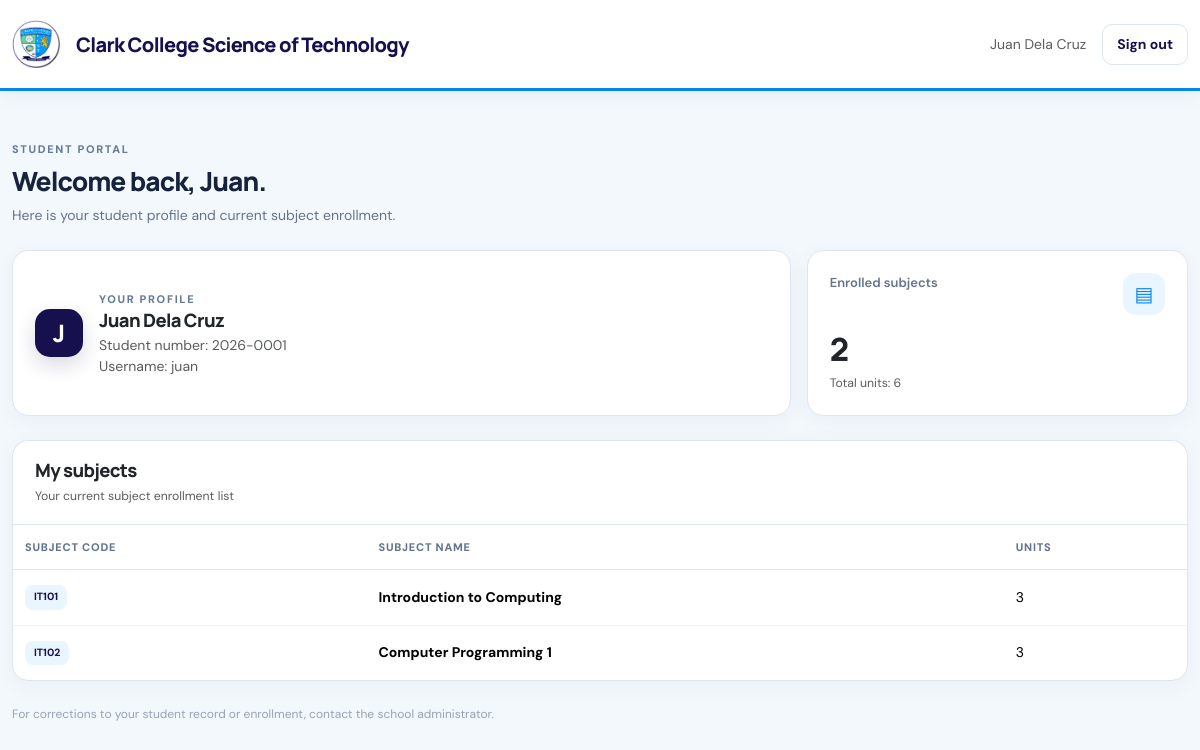
The page /student/dashboard.php (signed in) on the database its author committed.
### tables this page shows
CREATE TABLE IF NOT EXISTS users (
  id INT AUTO_INCREMENT PRIMARY KEY,
  student_no VARCHAR(30) NULL UNIQUE,
  full_name VARCHAR(100) NOT NULL,
  username VARCHAR(50) NOT NULL UNIQUE,
  password VARCHAR(255) NOT NULL,
  role ENUM('admin','student') NOT NULL DEFAULT 'student',
  created_at TIMESTAMP NOT NULL DEFAULT CURRENT_TIMESTAMP
);

CREATE TABLE IF NOT EXISTS subjects (
  id INT AUTO_INCREMENT PRIMARY KEY,
  subject_code VARCHAR(20) NOT NULL UNIQUE,
  subject_name VARCHAR(100) NOT NULL,
  units INT NOT NULL,
  created_at TIMESTAMP NOT NULL DEFAULT CURRENT_TIMESTAMP
);

### config/helpers.php (called while the page is built, shortened)
<?php
function e($value) { return htmlspecialchars((string)$value, ENT_QUOTES, 'UTF-8'); }

### student/dashboard.php (the view, shortened to what this page needs)
<?php
require_once '../config/database.php';require_once '../config/helpers.php';
$id=(int)$_SESSION['user_id'];$stmt=mysqli_prepare($conn,'SELECT student_no,full_name,username FROM users WHERE id=? AND role=\'student\'');mysqli_stmt_bind_param($stmt,'i',$id);mysqli_stmt_execute($stmt);$student=mysqli_fetch_assoc(mysqli_stmt_get_result($stmt));if(!$student){header('Location: ../logout.php');exit;}
$stmt=mysqli_prepare($conn,'SELECT s.subject_code,s.subject_name,s.units FROM subjects s JOIN enrollments e ON e.subject_id=s.id WHERE e.student_id=? ORDER BY s.subject_code');mysqli_stmt_bind_param($stmt,'i',$id);mysqli_stmt_execute($stmt);$subjects=mysqli_stmt_get_result($stmt);$count=mysqli_num_rows($subjects);$totalUnits=0;
?>
<!doctype html><html lang="en"><head><meta charset="utf-8"><meta name="viewport" content="width=device-width, initial-scale=1"><title>My portal · Clark College Science of Technology</title><link href="../assets/vendor/bootstrap/css/bootstrap.min.css" rel="stylesheet"><link href="../assets/css/style.css" rel="stylesheet"></head><body><nav class="navbar"><div class="container app-container"><a class="navbar-brand d-flex align-items-center gap-2" href="dashboard.php"><img class="school-logo school-logo-nav" src="../assets/images/school-logo.jpg" alt="Clark College of Science and Technology logo"> Clark College Science of Technology</a><div class="ms-auto d-flex align-items-center gap-3"><span class="text-muted d-none d-sm-inline"><?=e($student['full_name'])?></span><a class="btn btn-light btn-sm" href="../logout.php">Sign out</a></div></div></nav><main class="container app-container pb-5"><div class="page-head"><div><p class="eyebrow">STUDENT PORTAL</p><h2>Welcome back, <?=e(explode(' ',$student['full_name'])[0])?>.</h2><p class="subheading">Here is your student profile and current subject enrollment.</p></div></div><div class="row g-3 mb-4"><div class="col-md-8"><section class="card h-100"><div class="card-body d-flex align-items-center gap-3"><span class="brand-mark"><?=e(strtoupper(substr($student['full_name'],0,1)))?></span><div><span class="eyebrow">YOUR PROFILE</span><h3 class="mb-1"><?=e($student['full_name'])?></h3><div class="text-muted">Student number: <?=e($student['student_no']?:'Not assigned')?></div><div class="text-muted">Username: <?=e($student['username'])?></div></div></div></section></div><div class="col-md-4"><section class="card stat-card h-100"><div class="d-flex justify-content-between"><span class="stat-label">Enrolled subjects</span><span class="stat-icon">▤</span></div><div class="stat-value"><?=$count?></div><span class="text-muted small">Total units: <?php mysqli_data_seek($subjects,0);while($tmp=mysqli_fetch_assoc($subjects))$totalUnits+=(int)$tmp['units'];echo $totalUnits;?></span></section></div></div><section class="card"><div class="card-header"><h3 class="mb-1">My subjects</h3><span class="small text-muted">Your current subject enrollment list</span></div><div class="table-responsive"><table class="table"><thead><tr><th>Subject code</th><th>Subject name</th><th>Units</th></tr></thead><tbody><?php mysqli_data_seek($subjects,0);if($count):while($s=mysqli_fetch_assoc($subjects)):?><tr><td><span class="badge text-bg-light"><?=e($s['subject_code'])?></span></td><td><strong><?=e($s['subject_name'])?></strong></td><td><?=(int)$s['units']?></td></tr><?php endwhile;else:?><tr><td colspan="3"><div class="empty-state"><strong>No subjects enrolled</strong>Contact your school administrator if you believe this is incorrect.</div></td></tr><?php endif;?></tbody></table></div></section><div class="footer-note">For corrections to your student record or enrollment, contact the school administrator.</div></main></body></html>

### assets/css/style.css (style rules this page uses)
:root { --ink:#182230;--muted:#697586;--line:#e6eaf0;--primary:#4f46e5;--primary-dark:#3730a3;--surface:#fff;--page:#f5f7fb }
* { box-sizing:border-box }
body { background:var(--page);color:var(--ink);font-family:'DM Sans',system-ui,sans-serif;font-size:14px }
h1,h2,h3,h4,.navbar-brand { font-family:'Manrope',sans-serif;letter-spacing:-.035em }
h2 { font-size:1.65rem;font-weight:800 }
h3 { font-size:1.15rem;font-weight:750 }
.navbar { background:#fff;border-bottom:1px solid var(--line);padding:15px 0 }
.navbar-brand { font-weight:800;color:var(--ink)!important }
.brand-mark { width:48px;height:48px;display:grid;place-items:center;border-radius:15px;background:linear-gradient(135deg,#6366f1,#4338ca);color:#fff;font:800 24px Manrope;box-shadow:0 8px 20px #4f46e533 }
.app-container { max-width:1240px }
.page-head { display:flex;justify-content:space-between;align-items:flex-start;gap:20px;margin:30px 0 24px }
.eyebrow { font-size:11px;letter-spacing:.15em;font-weight:800;color:#8792a2;margin:20px 0 8px }
.subheading { color:var(--muted);margin:8px 0 0 }
.card { border:1px solid var(--line);border-radius:16px;box-shadow:0 5px 20px #17203305;background:#fff }
.card-header { background:#fff;border-bottom:1px solid var(--line);padding:18px 22px;border-radius:16px 16px 0 0!important }
.card-body { padding:22px }
.stat-card { padding:22px;min-height:142px;position:relative;overflow:hidden }
.stat-label { color:var(--muted);font-size:13px;font-weight:600 }
.stat-value { font:800 32px Manrope;letter-spacing:-.05em;margin:12px 0 3px }
.stat-icon { width:42px;height:42px;display:grid;place-items:center;border-radius:13px;background:#eef2ff;color:#4f46e5;font-size:20px }
.table { --bs-table-bg:transparent;vertical-align:middle;margin:0 }
.table thead th { font-size:11px;text-transform:uppercase;letter-spacing:.07em;color:#8490a0;font-weight:800;border-bottom:1px solid var(--line);padding:14px 12px;white-space:nowrap }
.table tbody td { padding:15px 12px;border-color:#edf0f4 }
.table tbody tr:last-child td { border-bottom:0 }
.btn { border-radius:10px;font-weight:700;padding:9px 14px }
.btn-light { border:1px solid var(--line);background:#fff }
.badge { font-weight:700;padding:7px 9px;border-radius:8px }
.footer-note { font-size:12px;color:#98a2b3;padding:24px 0 }
:root { --ink:#17233d;--muted:#65738a;--line:#dce5f0;--primary:#0876d9;--primary-dark:#0756a3;--surface:#fff;--page:#f3f8fd;--cct-navy:#17104f;--cct-blue:#0785e8;--cct-light-blue:#e9f5ff;--cct-green:#55c99a;--cct-gold:#e9b72e }
body { background:var(--page);color:var(--ink) }
.navbar { background:#fff;border-bottom:3px solid var(--cct-blue);box-shadow:0 4px 18px rgba(23,16,79,.05) }
.navbar-brand { color:var(--cct-navy)!important;white-space:normal;line-height:1.25;max-width:75% }
.school-logo { display:block;width:100%;height:auto;object-fit:contain;object-position:center }
.school-logo-nav { width:48px;height:auto;max-height:48px;flex:0 0 auto;margin-right:8px }
.brand-mark { background:var(--cct-navy);box-shadow:0 8px 20px rgba(23,16,79,.16) }
.eyebrow { color:#657a98 }
.stat-icon { background:var(--cct-light-blue);color:var(--cct-blue) }
.badge.text-bg-light { background:var(--cct-light-blue)!important;color:var(--cct-navy)!important }
.card { box-shadow:0 6px 24px rgba(23,35,61,.045) }
.table thead th { color:#61738d }
.btn-light { color:var(--cct-navy) }

### rows shown on the page
users: full_name "Juan Dela Cruz", full_name "Juan", full_name "J", student_no "2026-0001", username "juan"
subjects: subject_code "IT101", subject_name "Introduction to Computing", units "3"
subjects: subject_code "IT102", subject_name "Computer Programming 1", units "3"

### other values the page prints
$count "2"
$totalUnits "6"
